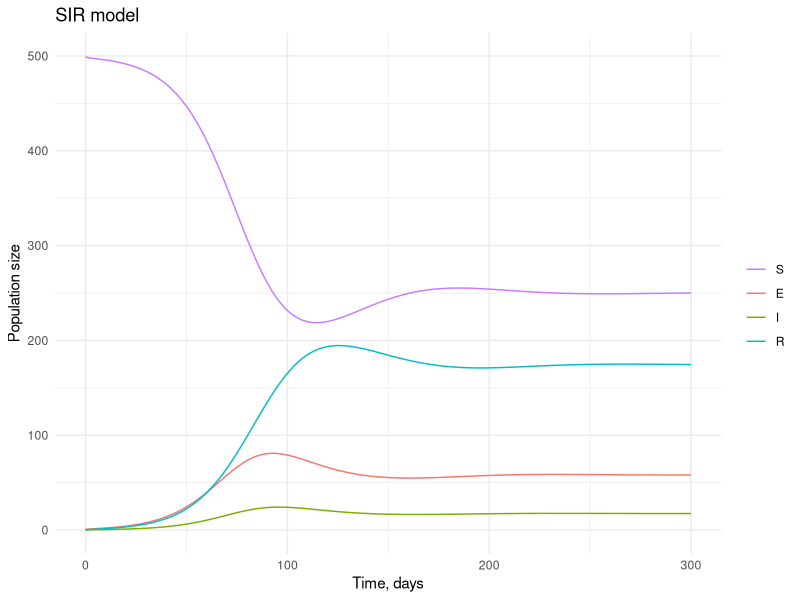

Generate this figure with R:
# Start from a fresh workspace
rm(list=ls()) # clear workspace
if (!is.null(dev.list())){dev.off()} # clear figures
cat("\014") # clear console

# Required Libraries
if (!require("ggplot2")) install.packages("ggplot2")
if (!require("tidyverse")) install.packages("tidyverse")
library(ggplot2)
library(tidyverse)

# choose parameter values
parameters <- c(beta = 2/3, kappa = 1/30, gamma = 1/3, sigma = 1/10)

# initial state variables
inits <- c(S = 499, E = 0, I = 1, R = 0)

# time to run simulation
time_vector <- seq(0, 300, 1)

# pre-allocate array for variables
S = rep(NA,length(time_vector))
E = rep(NA,length(time_vector))
I = rep(NA,length(time_vector))
R = rep(NA,length(time_vector))

# place initial conditions in first position of array
nTotal = sum(inits)
S[1] = inits["S"]
E[1] = inits["E"]
I[1] = inits["I"]
R[1] = inits["R"]

# shorter access for parameters
beta = parameters["beta"]
gamma = parameters["gamma"]
kappa = parameters["kappa"]
sigma = parameters["sigma"]

# loop over time vector
for (t in 1:(length(time_vector)-1)){
  # Epidemic events
  newly_infected = I[t] * S[t] * beta / nTotal
  newly_infectious = E[t]*sigma
  recovered_today= I[t] * gamma
  losing_immunity_today = R[t] * kappa
  
  
  # Updating epidemic equations
  S[t+1] = S[t] - newly_infected                                      + losing_immunity_today
  E[t+1] = E[t] + newly_infected - newly_infectious
  I[t+1] = I[t]                  + newly_infectious - recovered_today
  R[t+1] = R[t]                                     + recovered_today - losing_immunity_today
  
}

# place in data frame for plotting
df <- as.data.frame(time_vector)
df <- cbind(df,S,E,I,R)

# pivot to long data frame
df.long = pivot_longer(df, cols = c("S", "E", "I", "R"), # this says select the columns you want to make longer
                       names_to = "compartment", # this says what you want to call the new column that has the names of the old columns (S, I, R)
                       values_to = "population") # this is where you put the values of the old columns (S, I, R)

# plot
ggplot(data = df.long, aes(x = time_vector, y = population, color = compartment) ) + # Data and aesthetics
  geom_line() +  # Line plot
  labs(x = "Time, days",                                # x label
       y = "Population size",                           # y label
       title = "SIR model",                             # plot title
       color = "") +                                    # legend title
  theme_minimal()+
  scale_color_discrete(breaks=c('S', 'E', 'I', 'R'))         # reorder lines


# calculating R0
R0 <- beta/gamma
print(R0)
